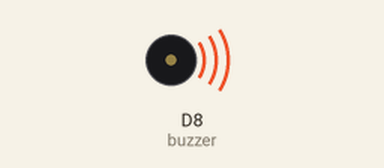
This program was run on a simulated Raspberry Pi (BCM pin numbers) with a GrovePi. Parts: buzzer (waves = sounding, pin HIGH). What the program prints to the terminal is not drawn.

Above: at 0.5 s.
Timing chart, 0 to 4.6 s (numbered marks = the images above):
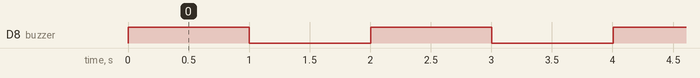

Measured:
- by itself, D8 (buzzer): alternates HIGH for 1.0 s and LOW for 1.0 s

The program:

Buzzer.py
```python
# GrovePi + Grove Buzzer
import time
import grovepi

# Connect the Grove Buzzer to digital port D8
# SIG,NC,VCC,GND
buzzer = 8

grovepi.pinMode(buzzer,"OUTPUT")

while True:
    try:
        # Buzz for 1 second
        grovepi.digitalWrite(buzzer,1)
        print 'start'
        time.sleep(1)

        # Stop buzzing for 1 second and repeat
        grovepi.digitalWrite(buzzer,0)
        print 'stop'
        time.sleep(1)

    except KeyboardInterrupt:
        grovepi.digitalWrite(buzzer,0)
        break
    except IOError:
        print "Error"
```
